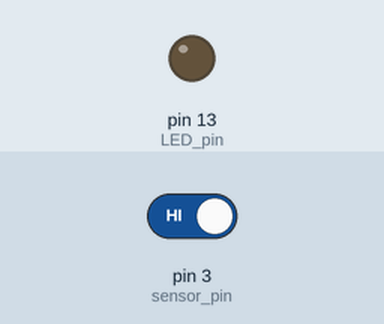
Simulated run of this sketch. Board: Arduino Uno, built with avr-gcc and run on an emulated ATmega328P. Shown: output pins drawn as LEDs (lit = HIGH). Dashed ring = blinking. The test bench sets the inputs (shaded band); at power-on: pin 3 (sensor_pin) HIGH. What the sketch prints to the serial monitor is not drawn.

Above: at 1.2 s.
1.3 s: pin 3 (sensor_pin) driven LOW
At 1.7 s:
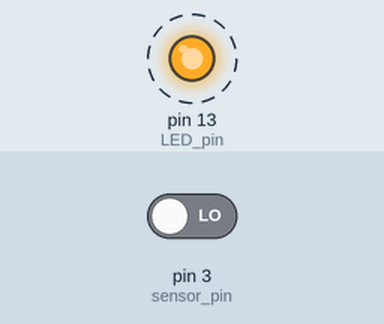
4.3 s: pin 3 (sensor_pin) driven HIGH
At 5.4 s:
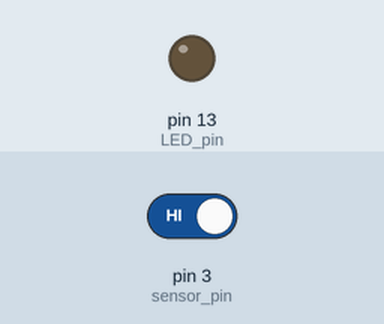
Timing chart, 0 to 7.3 s (numbered marks = the images above; inputs shaded):
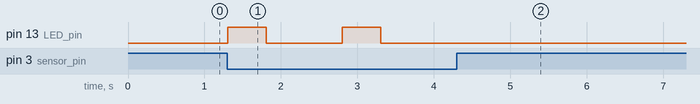

Measured:
- after the input at 1.3 s, pin 13 (LED_pin): alternates HIGH for 0.50 s and LOW for 1.0 s, starting at once
- after the input at 4.3 s, pin 13 (LED_pin): stops changing and stays LOW

The sketch:

Sensor_de_vibracao_SW420.ino
```cpp
int sensor_pin = 3;
int LED_pin = 13;

void setup() {
  pinMode(sensor_pin, INPUT);
  pinMode(LED_pin, OUTPUT);
  Serial.begin(9600);
}

void loop() {
  int sensor_val;
  sensor_val = digitalRead(sensor_pin);

  if(sensor_val == 0) {
    Serial.println(sensor_val);
    digitalWrite(LED_pin, HIGH);
    delay(500);
    digitalWrite(LED_pin, LOW);
    delay(1000);
  }
  else {
    digitalWrite(LED_pin, LOW);
    Serial.println(sensor_val);
  }
}
```
